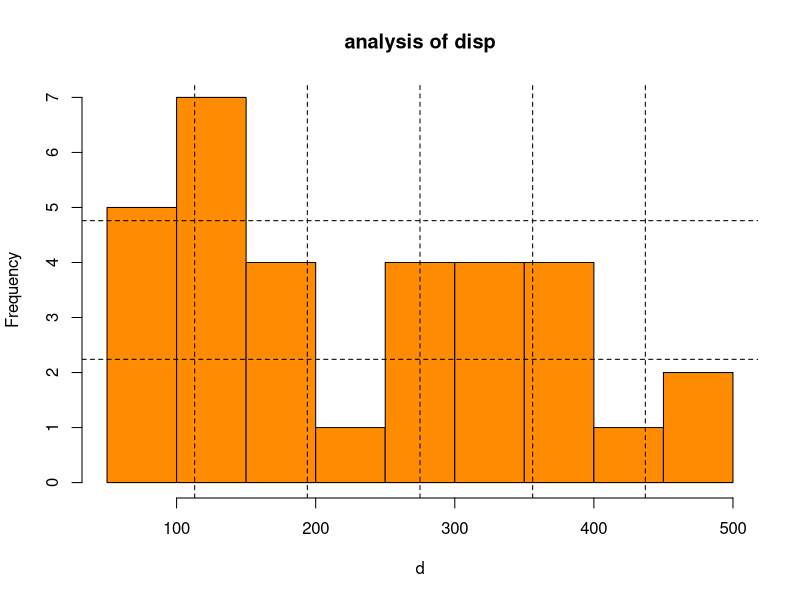
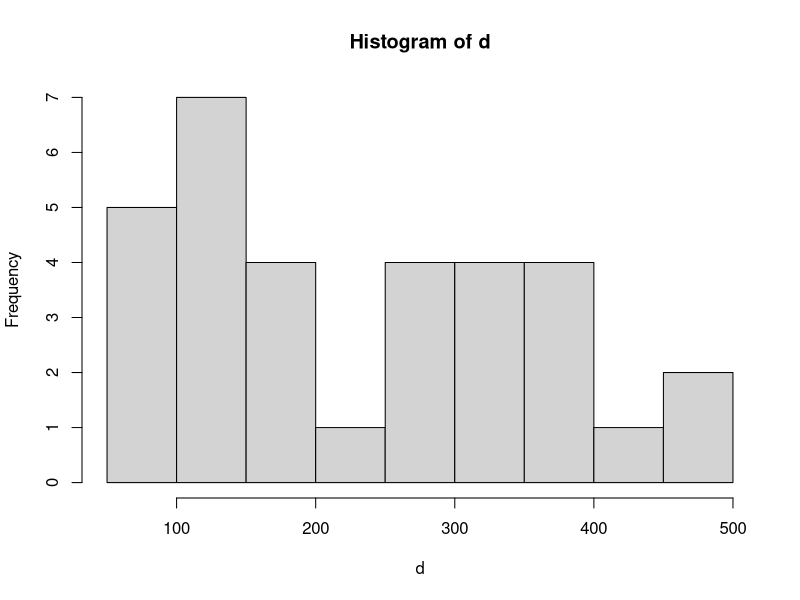
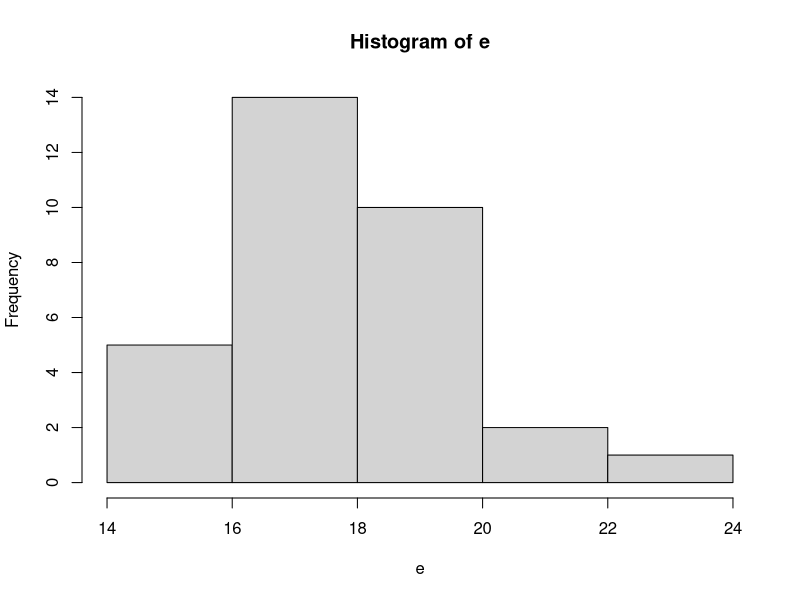
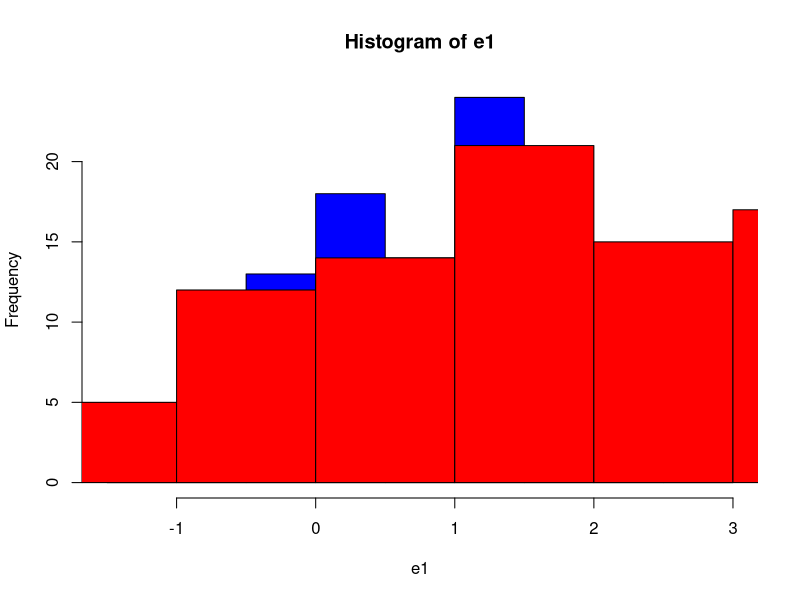
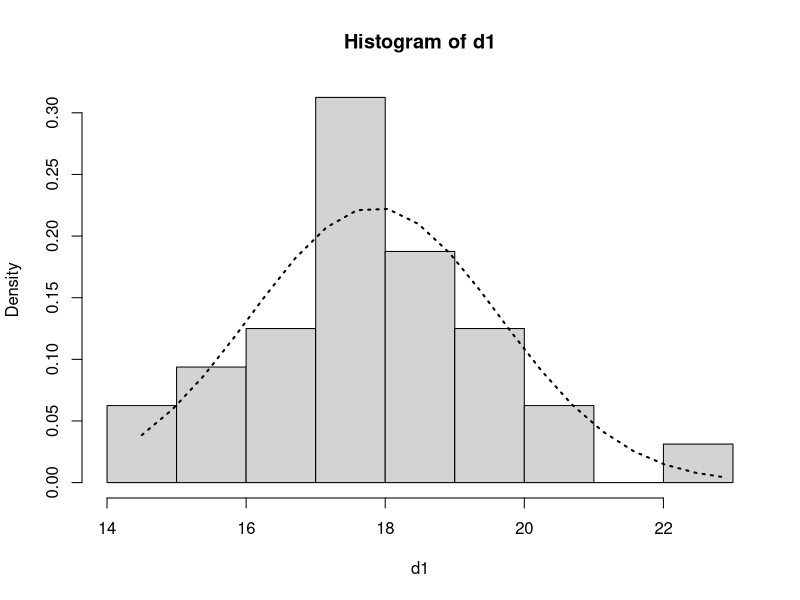

These charts were generated, in order, by the following R code:
## ---- chunk 1
knitr::opts_chunk$set(echo = TRUE)
## ---- chunk 2
data<-data(mtcars)
d<-mtcars$disp
hist(d, main = "analysis of disp",col = "darkorange")
grid(nx = 6, ny = 3, lty = 2, col = "black", lwd = 1)
mtcars$disp
## ---- chunk 3
summary(d)
sort(d)
hist(d,breaks = 6)
## ---- chunk 4
e<- mtcars$qsec
  hist(e,breaks=3)
## ---- chunk 5
summary(e)
## ---- chunk 6
d1<- mtcars$qsec
d2<- mtcars$wt
 

summary(d2)
summary(d1)
e1<- rnorm(100,mean=1,sd=1)
e2<- rnorm(100,mean=2,sd=2)
hist(e1,col="blue") 
hist(e2,col="red",add=TRUE)
## ---- chunk 7
hist(d1,probability = TRUE)
x<- seq(min(d1),max(d1),length=20)
y<- dnorm(x,mean=mean(d1),sd=sd(d1))
lines(x,y,col="black",lwd=2,lty=3)
